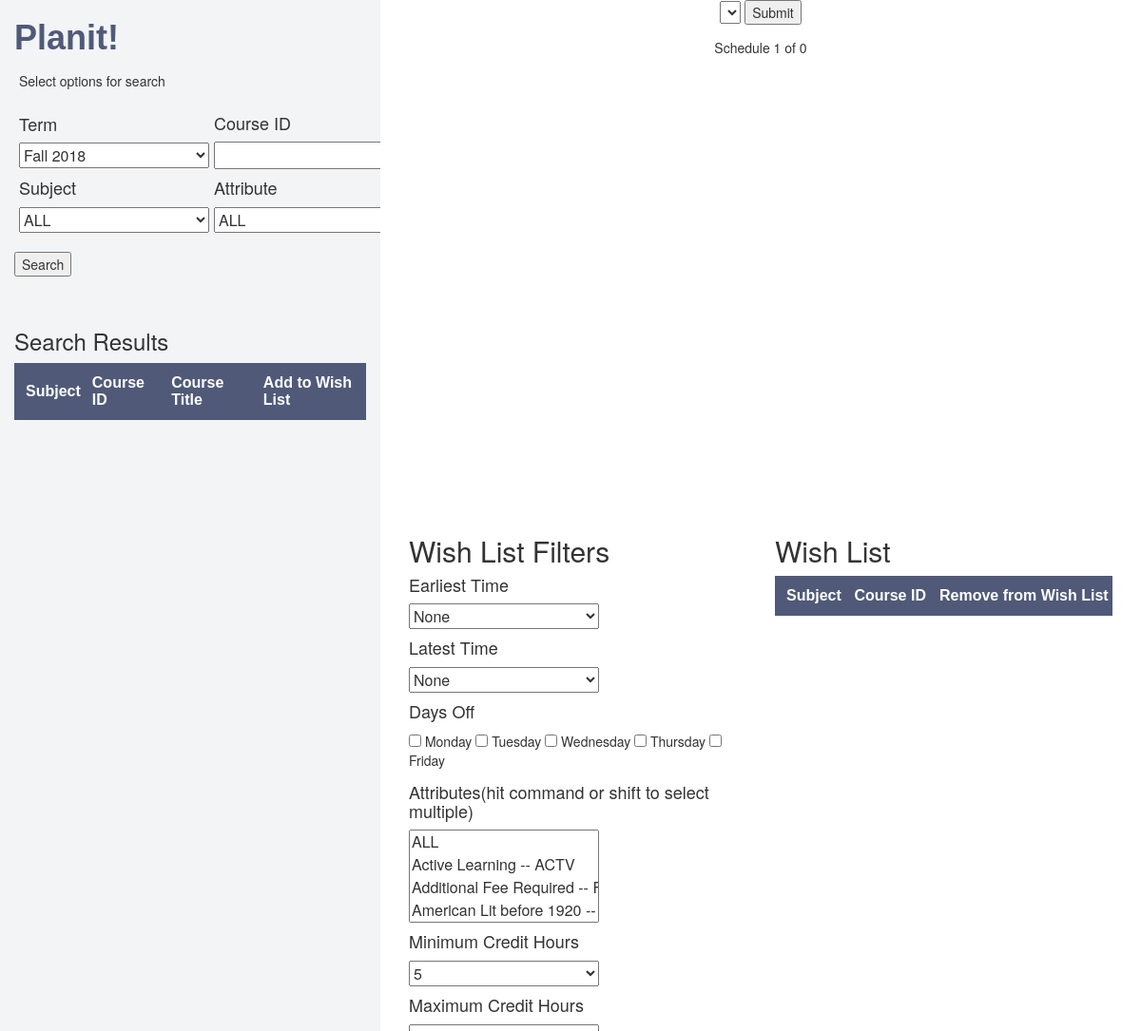
The app's page /, older data.
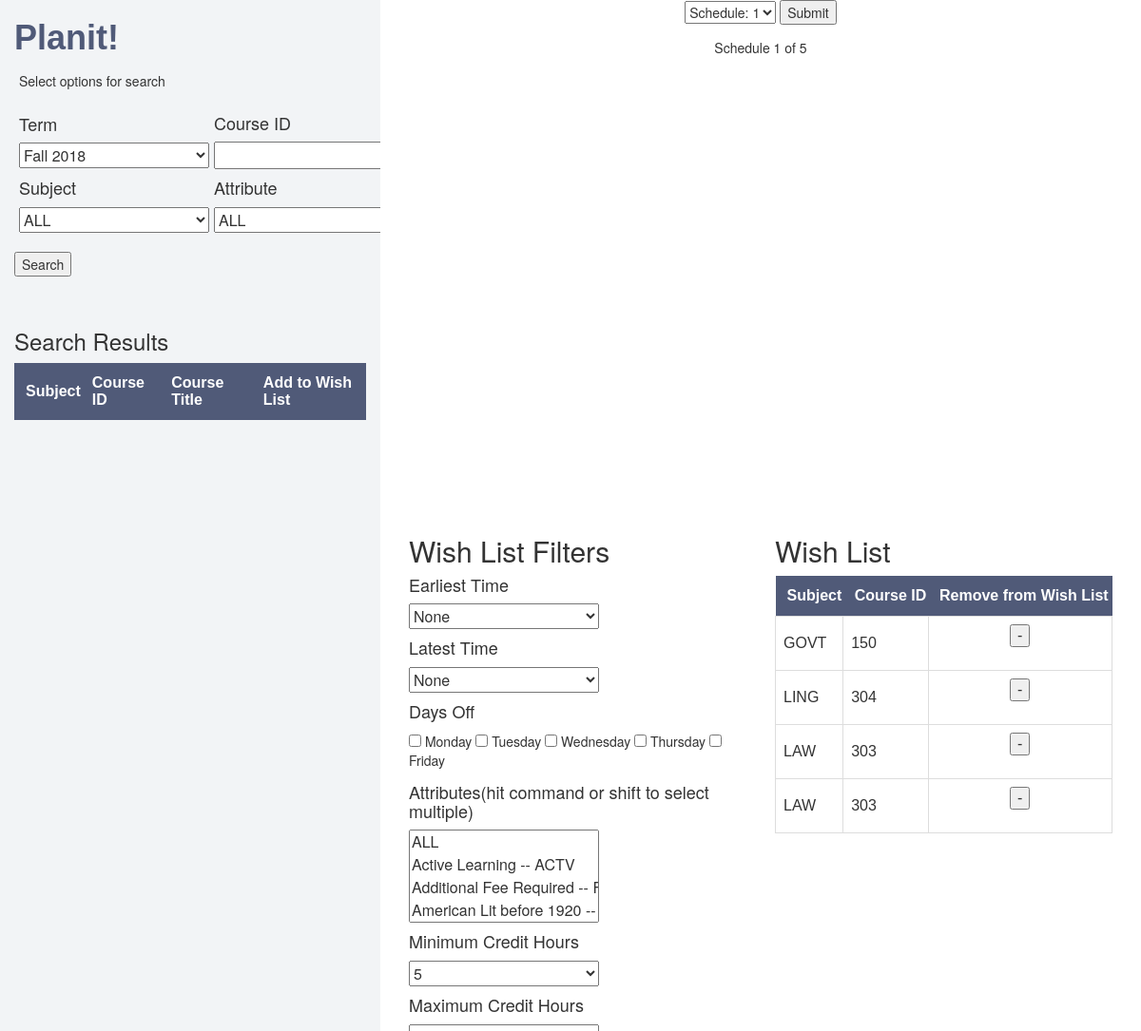
The same page, newer data.
### courses_database/models.py (models this page shows)
class WishList(models.Model):
	subject = models.CharField(max_length=10, default="ERROR")
	course_id = models.CharField(max_length=10, default="ERROR")

### courses_database/views.py (the view, shortened to what this page needs)
# urls.py: 2. Add a URL to urlpatterns:  path('', views.home, name='home')
def home(request):
	global last_get
	if request.POST:
		wish_subject = request.GET.get('wish_subject', None)
		wish_course_id = request.GET.get('wish_course_id', None)
		new_wish_item = WishList()
		setattr(new_wish_item, "course_id", wish_course_id)
		setattr(new_wish_item, "subject", wish_subject)
		new_wish_item.save()
		request = last_get
	else:
		last_get = request
	wishlist = WishList.objects.all()
	sections = {}
	subject = request.GET.get('term_subj', None)
	course_id = request.GET.get('course_id', None)
	index = 1
	if request.GET:
		index = request.GET.get("schedulenum", 1)
	schedules = Interface.compute_schedules()
	indices = [i + 1 for i in range(len(schedules))]
	schedule = []
	try:
		schedule = schedules[int(index) - 1]
	except:
		pass
	return render(request, 'boot.html', {'sections': sections, "schedule": schedule, "num_schedules": len(schedules), "wishlist": wishlist, "indices": indices, "index": index})

### API/Course.py (called while the page is built)
	def get_subject(self):
		return self._subject

	def get_course_id(self):
		return self._course_id

	def get_sections(self):
		return self._sections

	def num_credits(self):
		return self._credits

	def __str__(self):
		return str(self._subject) + " " + str(self._course_id)

### API/Interface.py (called while the page is built)
def compute_schedules():
	user = API_User()
	wish_list = WishList.objects.all()
	for course in wish_list:
		user.add_to_wish_list(str(course.subject), str(course.course_id))
	for x in user.get_all_schedules():
		print("NEW SCHEDULE")
		print(x)
		print()
	print(user.get_all_schedules_as_dict())
	return user.get_all_schedules_as_dict()

### API/Schedule.py (called while the page is built)
	def add_section(self, new_section):
		if new_section in self._sections:
			print(str(new_section) + " already exists in schedule")
			return False
		for existing_section in self._sections:
			if existing_section.overlaps(new_section):
				print("Not adding " + str(new_section) + ". Overlaps with " + str(existing_section))
				return False
		self._sections.add(new_section)
		self._num_credits += new_section.get_course().num_credits()
		return True

	def total_credits(self):
		return self._num_credits

### API/Section.py (called while the page is built)
	def get_time_blocks(self):
		return self._time_blocks

	def get_crn(self):
		return self._crn

### courses_database/templates/boot.html (shortened to what the changed rows need)
<html lang="en">
<head>
  <link rel="stylesheet" href="http://maxcdn.bootstrapcdn.com/bootstrap/3.3.5/css/bootstrap.min.css">
  <link rel='stylesheet' href='static/fullcalendar/fullcalendar.css' />
</head>
<body>
  <div class="container-fluid">
    <div class="row" style="padding-left: 0; padding-right: 0;">
        <div class="col-md-4" style="height:100%;background: #F2F4F6;">
            <div class="row" style="height:30%; overflow-y: scroll;">
                <h1 id="title"><strong>Planit!</strong></h1>
            </div>
            <div class="row" style="height:60%; overflow-y: scroll;">
                <table class="courses" style="overflow-y: scroll;">
                    <tr>
                        <th>Subject</th>
                        <th>Course ID</th>
                        <th>Course Title</th>
                        <th>Add to Wish List</th>
                    </tr>
                </table>
            </div>
        </div>
      <div class="col-md-8" style="height:100%; background: white">
        <div class="row" style="height:50%; overflow-y: scroll;">
          <div class="row" style="height: 7%;background-color: white">
            <center>
                <form action="#" method="get">
                    <select name = schedulenum>
                    {% for index_val in indices %}
                        <option value = "{{index_val}}" >Schedule: {{ index_val }}</option>
                    {% endfor %}
                    </select>
                    <input type="submit">
                </form>
            </center>
            <p>
              <center>Schedule {{ index }} of {{ num_schedules }} </center>
            </p>
          </div>
        </div>
        <div class="row">
          <div class="col-lg-6" style="height:50%; background: white; overflow-y: scroll;">
            <h2>Wish List Filters</h2>
          </div>
          <div class="col-lg-6" style="height:50%;background: white);">
              <h2>Wish List</h2>
              <table class="courses" style="overflow-y: scroll;">
                  <tr>
                      <th>Subject</th>
                      <th>Course ID</th>
                      <th>Remove from Wish List</th>
                  </tr>
                  {% for item in wishlist %}
                  <tr>
                      <td> {{ item.subject }}</td>
                      <td> {{ item.course_id }} </td>
                      <td style="text-align: center;">
                          <form action="#" method="post" style="">{% csrf_token %}
                              <input type="submit" value="-"></form>
                      </td>
                  </tr>
                  {% endfor %}
              </table>
          </div>
        </div>
      </div>
    </div>
  </div>
</body>
</html>

Row changes from the older to the newer data that the page shows:
added WishList: subject "GOVT", course_id "150"
added WishList: subject "LING", course_id "304"
added WishList: subject "LAW", course_id "303"
added WishList: subject "LAW", course_id "303"
Text that changed along with them:
form field schedulenum: (not shown) → "Schedule: 1"
{{ num_schedules }}: "0" → "5"
